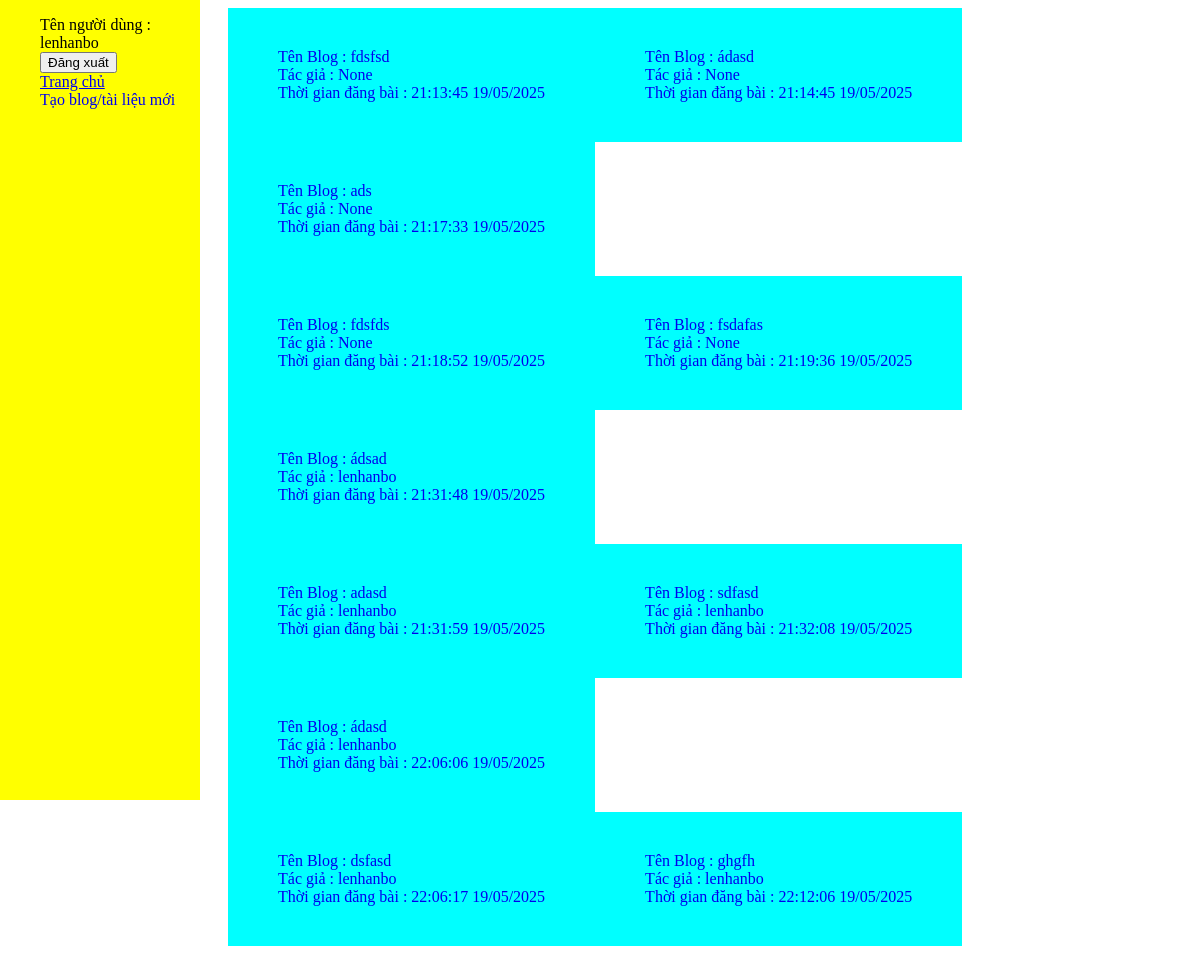
The page /homepage/ (signed in) on the database as committed earlier.
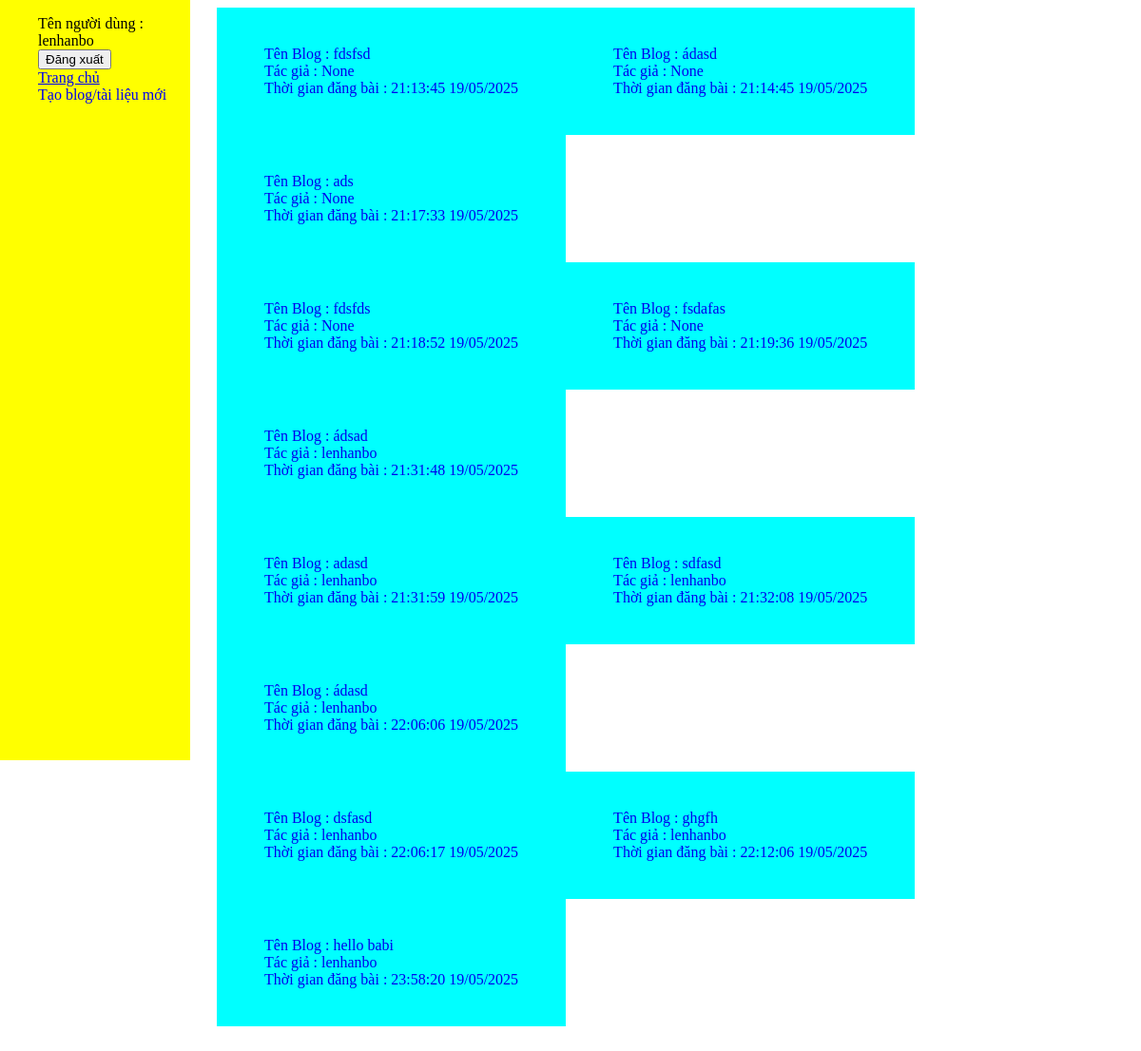
The same page on the database as committed later.
### blog/models.py (models this page shows, shortened)
class document(models.Model):
    name = models.CharField(max_length=1000)
    description = models.TextField(max_length=100000, null = 1)
    author = models.ForeignKey(User, on_delete=models.SET_NULL, null= 1, blank=1)
    file = models.FileField(upload_to=user_directory_path, null=1, blank=1)
    upload_date = models.DateTimeField(auto_now_add=True)
    def get_absolute_url(self):
        return reverse('document_detail',kwargs = {'pk' : self.id})
    class Meta:
        ordering = ['upload_date']

### blog/views.py (the view)
# urls.py: path('homepage/', views.homepage.as_view(), name = 'homepage'),
class homepage(LoginRequiredMixin, generic.ListView):
    model = document
    template_name = 'blog/homepage.html'
    context_object_name = 'document'
    paginate_by = 12
    def get_context_data(self, **kwargs):
        context = super().get_context_data(**kwargs)
        context['title'] = 'Trang chủ'
        return context

### templates/blog/homepage.html (shortened to what this page needs)
{% extends 'blog/master.html' %}
{% load static %}
{% block style %}
    <link rel="stylesheet" type="text/css" href="{% static 'blog/style.css' %}">
{% endblock %}
{% block content %}
    <div >
        {% for x in document %}
            <a class = 'blog_block' href= "{{x.get_absolute_url}}">
                <div >
                    Tên Blog : {{x.name}}  <br>
                    Tác giả : {{x.author}} <br>
                    Thời gian đăng bài : {{x.upload_date|date:"H:i:s d/m/Y" }}
                </div>
            </a>
        {% endfor %}
            <br>
    </div>
{% endblock %}

Rows that differ between the two databases and show on the page:
added document: name "hello babi", author "lenhanbo", upload_date "23:58:20 19/05/2025"
